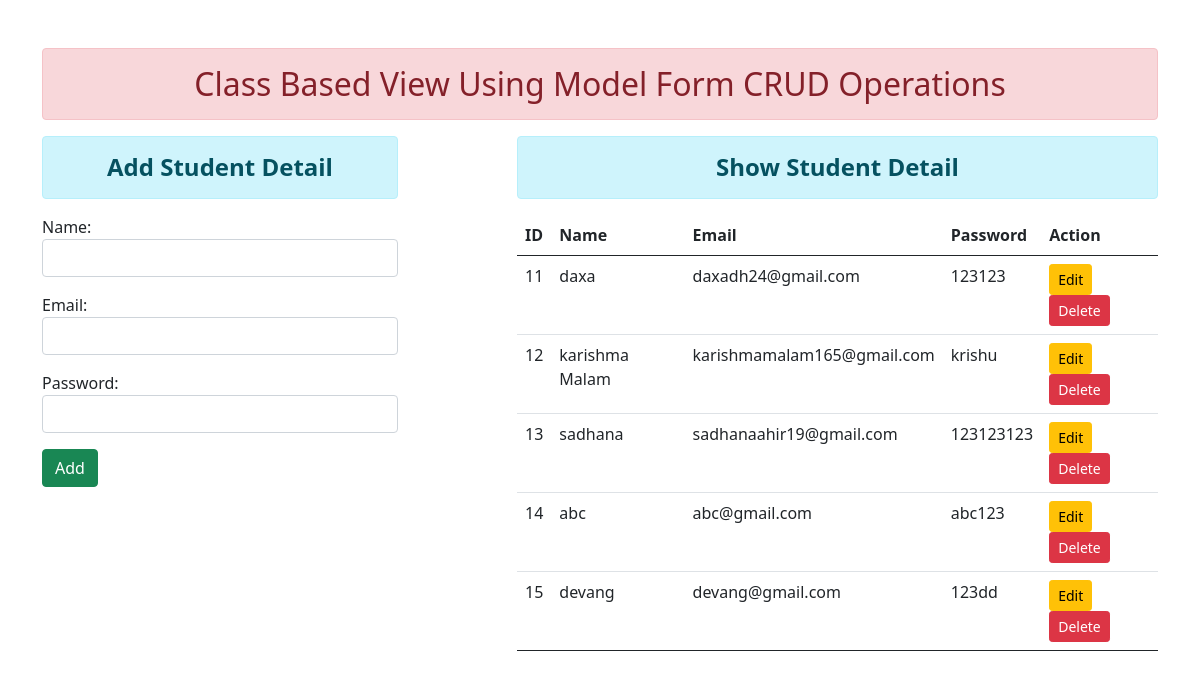
The page / on the database its author committed.
### enroll/models.py (models this page shows)
class User(models.Model):
    name = models.CharField(max_length=70)
    email = models.EmailField(max_length=100)
    password = models.CharField(max_length=100)

### enroll/views.py (the view, shortened to what this page needs)
# urls.py: path('', views.UserAddShowView.as_view(), name = 'addandshow'),
class UserAddShowView(TemplateView):
    template_name ='enroll/addandshow.html'
    def get_context_data(self,*args,**kwargs):
        context = super().get_context_data(**kwargs)
        fm = StudentRegistration()
        stud = User.objects.all()
        context={'stu':stud,'form':fm}
        return context

### enroll/forms.py
class StudentRegistration(forms.ModelForm):
    class Meta:
        model = User
        fields = ['name','email','password']
        widgets = {
            'name': forms.TextInput(attrs={'class':'form-control'}),
            'email': forms.EmailInput(attrs={'class':'form-control'}),
            'password': forms.PasswordInput(render_value =True, attrs={'class':'form-control'}),
        }

### enroll/templates/enroll/addandshow.html (shortened to what this page needs)
{% extends 'enroll/base.html' %}
{% block content %}
<div class = 'row'>
    <div class = 'col-sm-4'>
        <h4 class='text-center alert alert-info'><b> Add Student Detail </b></h4>
        <form action = "" method = "POST">
        {{form.as_p}}
        <input type = 'submit' class='btn btn-success' value='Add'>
        </form>
    </div>
    <div class = 'col-sm-7 offset-1'>
        <h4 class='text-center alert alert-info'><b> Show Student Detail </b></h4>
        {% if stu %}
            <table class = "table table-hover">
            <thead>
                <tr>
                    <th scope = "col"> ID </th>
                    <th scope = "col"> Name </th>
                    <th scope = "col"> Email </th>
                    <th scope = "col"> Password </th>
                    <th scope = "col"> Action </th>
                </tr>
            </thead>
             <tbody>
            {% for st in stu  %}
                <tr>
                    <td> {{st.id}}</td>
                    <td> {{st.name}}</td>
                    <td> {{st.email}}</td>
                    <td> {{st.password}}</td>
                    <td> <a href="{% url 'updatedata' st.id %}" class = 'btn btn-warning btn-sm'>Edit</a>
                         <form action="{% url 'deletedata' st.id %}" method = "post" class='d-inline'>
                         <input type = 'submit' class = 'btn btn-danger btn-sm' value='Delete'>
                         </form>
                    </td>
                </tr>
            {% endfor %}
            </tbody>
        {% else %}
            <h4 class='text-center alert alert-warning' >No Records</h4>
        {% endif %}
    </div>
</div>
{% endblock content %}

### enroll/templates/enroll/base.html (shortened to what this page needs)
<!DOCTYPE html>
{% load static %}
<html lang='en'>
<head>
    <link rel='stylesheet' href = "{% static 'enroll/css/bootstrap.css' %}">
</head>
<body>
<div class = 'container mt-5'>
<h2 class= 'text-center alert alert-danger'> Class Based View Using Model Form CRUD Operations  </h2>
{% block content%} {% endblock content%}
</div>
</body>
</html>

### rows shown on the page
User: id "11", name "daxa", email "daxadh24@gmail.com", password "123123"
User: id "12", name "karishma Malam", email "karishmamalam165@gmail.com", password "krishu"
User: id "13", name "sadhana", email "sadhanaahir19@gmail.com", password "123123123"
User: id "14", name "abc", email "abc@gmail.com", password "abc123"
User: id "15", name "devang", email "devang@gmail.com", password "123dd"
